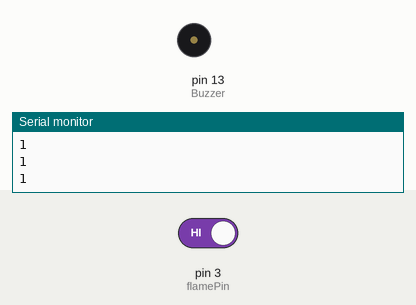
This sketch was run on a simulated Arduino Uno, built with avr-gcc and run on an emulated ATmega328P. On the bench: buzzer (waves = sounding, pin HIGH), the last lines printed to the serial monitor. The test bench sets the inputs (shaded band); at power-on: pin 3 (flamePin) HIGH.

Above: at 1.2 s.
1.3 s: pin 3 (flamePin) driven LOW
At 2.5 s:
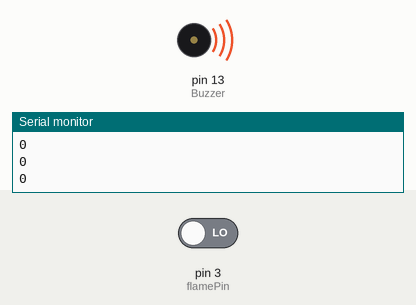
2.8 s: pin 3 (flamePin) driven HIGH
At 3.6 s:
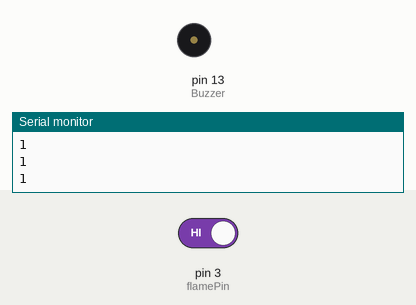
Timing chart, 0 to 5.8 s (numbered marks = the images above; inputs shaded):
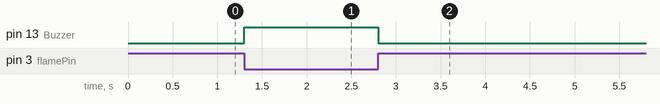

The sketch:

smart_poll.ino
```cpp
int flamePin = 3; // define flame sensor pin
int Buzzer = 13; // define LED pin

void setup() {
  pinMode(flamePin, INPUT); // set flame sensor pin as input
  pinMode(Buzzer, OUTPUT); // set LED pin as output
  Serial.begin(9600); // initialize serial communication
}

void loop() {
  int flameValue = digitalRead(flamePin); // read flame sensor value
  Serial.println(flameValue); // print flame sensor value to serial monitor

  if (flameValue == 0) { // if flame is detected
    digitalWrite(Buzzer, HIGH); // turn on LED
  } else { // if no flame is detected
    digitalWrite(Buzzer, LOW); // turn off LED
  }
  delay(100); // delay for stability
}
```

Measured:
- after the input at 1.3 s, pin 13 (Buzzer): LOW → HIGH at once
- after the input at 2.8 s, pin 13 (Buzzer): HIGH → LOW at once
